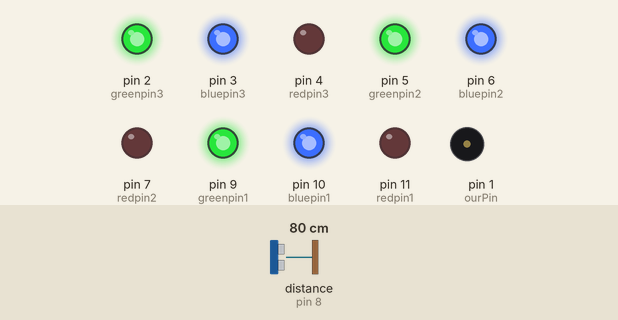
Simulated run of this sketch. Board: Arduino Uno, built with avr-gcc and run on an emulated ATmega328P. Shown: output pins drawn as LEDs (lit = HIGH), buzzer (waves = sounding). Wiring (inferred from the names in the program): ultrasonic range finder: trigger pin 12; echo pin 8. The inputs (shaded band) are chosen by the test bench; at power-on: distance to the obstacle (sensor on pin 8) 80 cm. The echo pulse lasts 58.3 µs per cm; pins used as bus, display or sensor lines are not drawn.

Above: at 1.2 s.
1.3 s: distance to the obstacle (sensor on pin 8) set to 14 cm
2.8 s: distance to the obstacle (sensor on pin 8) set to 11 cm
At 3.02 s:
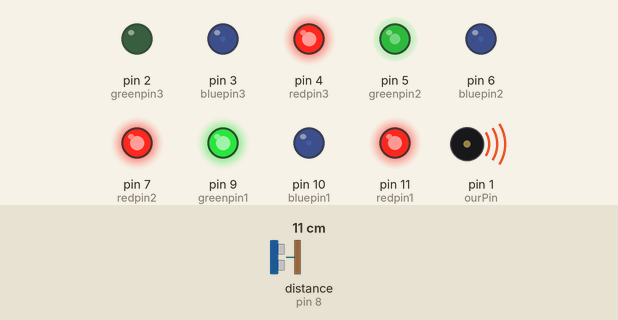
8.8 s: distance to the obstacle (sensor on pin 8) set to 18 cm
At 9.8 s:
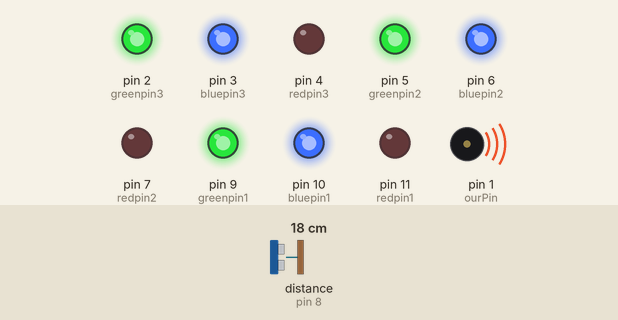
10.5 s: distance to the obstacle (sensor on pin 8) set to 2 cm
At 11.35 s:
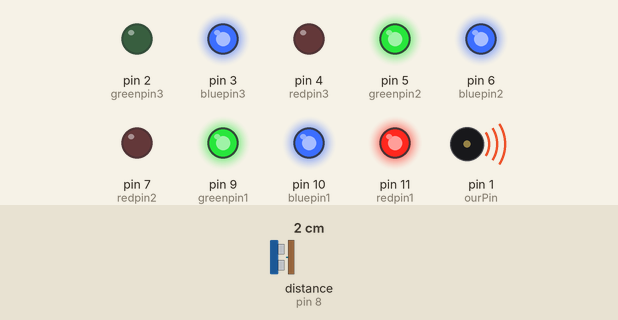
Timing chart, 0 to 13.7 s (numbered marks = the images above; inputs shaded):
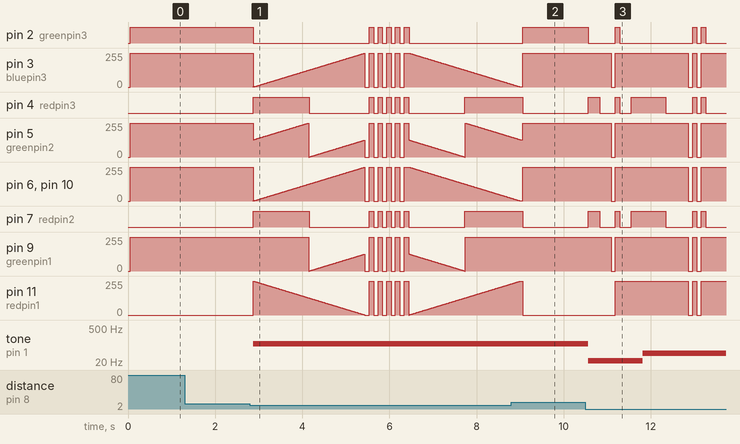

Measured:
- the behaviour switches between 13 and 12 cm on distance to the obstacle (sensor on pin 8) (found by bisection; images 0 and 1)
- after the input at 2.8 s, pin 2 (greenpin3): HIGH → LOW after 0.07 s, then repeats every 0.20 s: HIGH 0.10 s, LOW 0.10 s, until it stays LOW from 6.5 s; pin 4 (redpin3): goes HIGH 1.3 s, LOW 1.4 s, 4 × (HIGH 0.10 s, LOW 0.10 s), HIGH 0.10 s, LOW 1.3 s, then HIGH, starting after 0.07 s
- after the input at 8.8 s, pin 2 (greenpin3): LOW → HIGH after 0.26 s; pin 4 (redpin3), pin 7 (redpin2): HIGH → LOW after 0.26 s instead of 1.6 s; pin 9 (greenpin1): stops changing and stays 255/255
- after the input at 10.5 s, pin 2 (greenpin3): goes LOW 0.63 s, HIGH 0.10 s, LOW 1.7 s, HIGH 0.10 s, LOW 0.10 s, HIGH 0.10 s, then LOW, starting after 0.06 s; pin 3 (bluepin3): goes 0/255 0.10 s, 255/255 1.7 s, 0/255 0.10 s, 255/255 0.10 s, 0/255 0.10 s, then 255/255, starting after 0.59 s

The sketch:

storyProject.ino
```cpp
const int pingPin = 12; // Trigger Pin of Ultrasonic Sensor
const int echoPin = 8; // Echo Pin of Ultrasonic Sensor

const int redpin1 = 11; // select the pin for the red LED
const int bluepin1 =10; // select the pin for the  blue LED
const int greenpin1 =9; // select the pin for the green LED

const int redpin2 = 7; // select the pin for the red LED
const int bluepin2 = 6; // select the pin for the  blue LED
const int greenpin2 = 5; // select the pin for the green LED

const int redpin3 = 4; // select the pin for the red LED
const int bluepin3 = 3; // select the pin for the  blue LED
const int greenpin3 = 2; // select the pin for the green LED

int ourPin = 1;

int val;
int interval;
int i;

void setup() {
  pinMode(redpin1, OUTPUT);
  pinMode(bluepin1, OUTPUT);
  pinMode(greenpin1, OUTPUT);

  pinMode(redpin2, OUTPUT);
  pinMode(bluepin2, OUTPUT);
  pinMode(greenpin2, OUTPUT);

  pinMode(redpin3, OUTPUT);
  pinMode(bluepin3, OUTPUT);
  pinMode(greenpin3, OUTPUT);

  pinMode(ourPin, OUTPUT);

  Serial.begin(9600);
}

void lightsFlicker(int interval) {

  tone(ourPin, 23 * interval);

  for(val = 255; val > 0; val--)
  {
    //tone(soundPin, 23 * interval), interval * 2;
    analogWrite(11, val);
    analogWrite(10, 255 - val);
    analogWrite(9, 128 - val);

    analogWrite(7, val);
    analogWrite(6, 255 - val);
    analogWrite(5, 128 - val);

    analogWrite(4, val);
    analogWrite(3, 255 - val);
    analogWrite(2, 128 - val);

    delay(interval * 2);
  }


  for (i = interval; i > 0; i--) {
    analogWrite(11, 0);
    analogWrite(10, 0);
    analogWrite(9, 0);

    analogWrite(7, 0);
    analogWrite(6, 0);
    analogWrite(5, 0);

    analogWrite(4, 0);
    analogWrite(3, 0);
    analogWrite(2, 0);

    delay(100);

    analogWrite(11, 255);
    analogWrite(10, 255);
    analogWrite(9, 255);

    analogWrite(7, 255);
    analogWrite(6, 255);
    analogWrite(5, 255);

    analogWrite(4, 255);
    analogWrite(3, 255);
    analogWrite(2, 255);

     delay(100);
  }


  for(val = 0; val < 255; val++)
  {
    //tone(soundPin, 23 * interval, interval * 2);
    analogWrite(11, val);
    analogWrite(10, 255 - val);
    analogWrite(9, 128 - val);

    analogWrite(7, val);
    analogWrite(6, 255 - val);
    analogWrite(5, 128 - val);

    analogWrite(4, val);
    analogWrite(3, 255 - val);
    analogWrite(2, 128 - val);

    delay(interval * 2);
  }
}

void loop() {

  long duration, inches, cm;
   pinMode(pingPin, OUTPUT);
   digitalWrite(pingPin, LOW);
   delayMicroseconds(2);
   digitalWrite(pingPin, HIGH);
   delayMicroseconds(10);
   digitalWrite(pingPin, LOW);
   pinMode(echoPin, INPUT);

   duration = pulseIn(echoPin, HIGH);
   inches = microsecondsToInches(duration);
   cm = microsecondsToCentimeters(duration);

   delay(50);

  analogWrite(11, 0);
  analogWrite(10, 255);
  analogWrite(9, 255);

  analogWrite(7, 0);
  analogWrite(6, 255);
  analogWrite(5, 255);

  analogWrite(4, 0);
  analogWrite(3, 255);
  analogWrite(2, 255);

  if (inches < 1) {
    tone(ourPin, 440);
    lightsFlicker(1);
  }
  if (inches < 2) {
    tone(ourPin, 440);
    lightsFlicker(2);
  }
  if (inches < 3) {
    tone(ourPin, 440);
    lightsFlicker(3);
  }
  if (inches < 4) {
    tone(ourPin, 440);
    lightsFlicker(4);
  }
  if (inches < 5) {
    tone(ourPin, 440);
    lightsFlicker(5);
  }
}

  long microsecondsToInches(long microseconds) {
   return microseconds / 74 / 2;
}

  long microsecondsToCentimeters(long microseconds) {
   return microseconds / 29 / 2;
}
```
